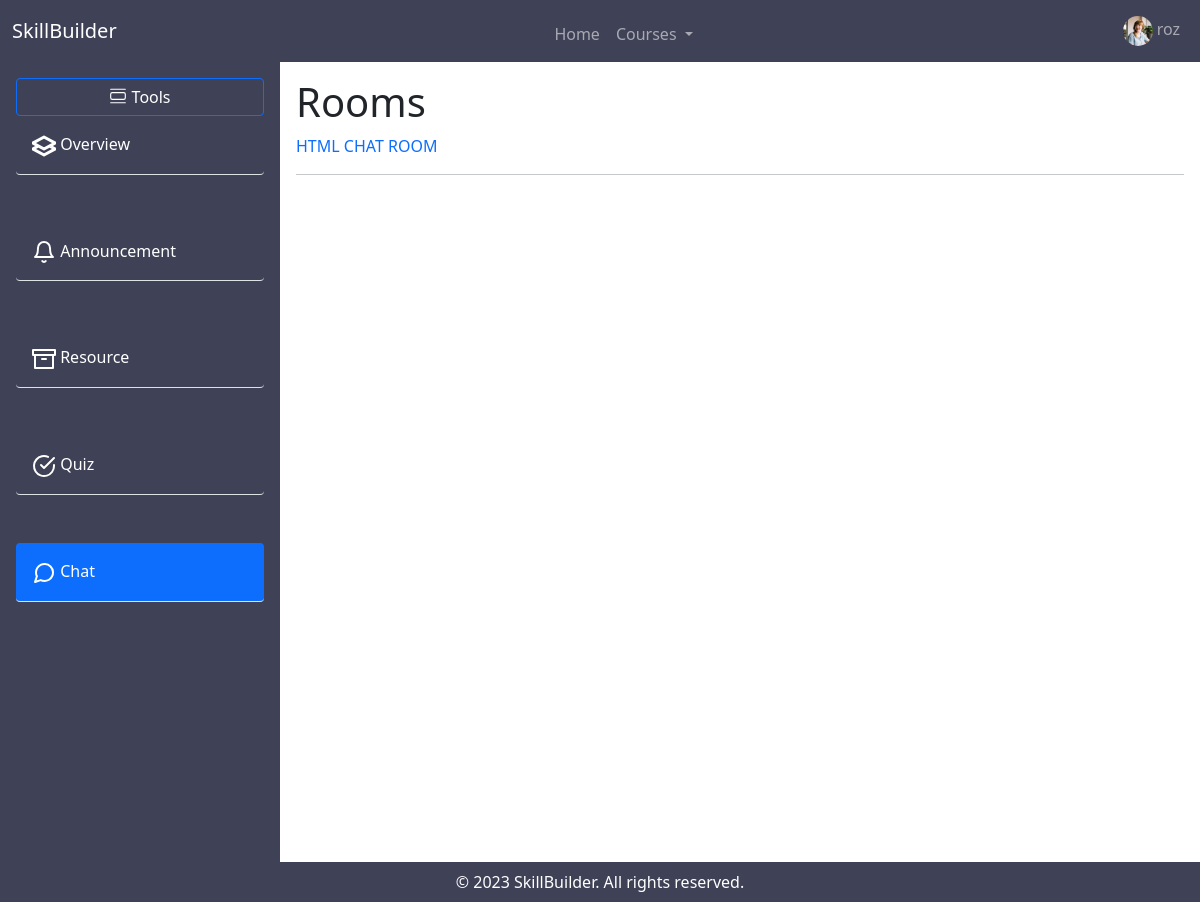
The page /course/1/chat_room (signed in) on the database as committed earlier.
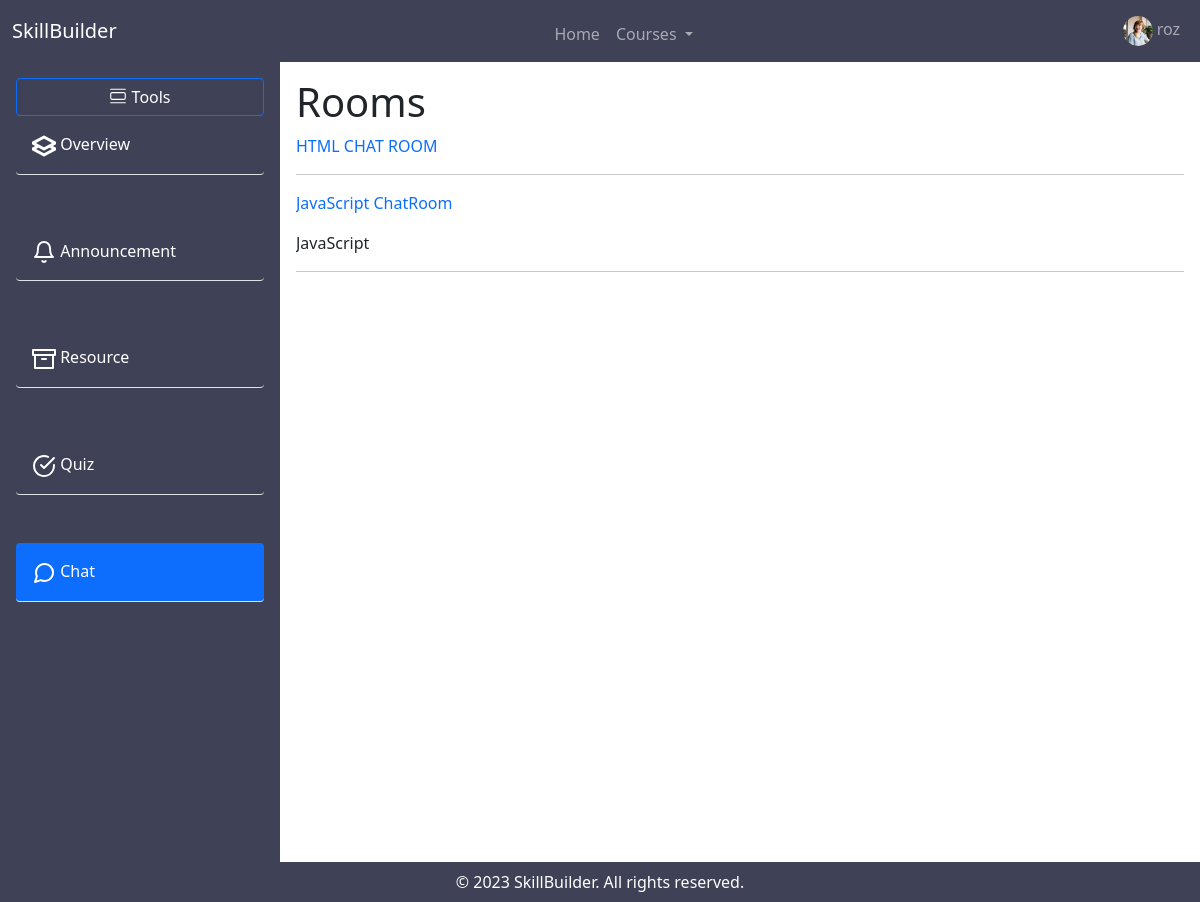
The same page on the database as committed later.
### course/models.py (models this page shows, shortened)
class Room(models.Model):
    room_topic = models.CharField(max_length=200, null=True)
    course = models.ForeignKey(Course, on_delete=models.CASCADE)
    room_description = models.TextField(null=True, blank=True)
    created  = models.DateTimeField(auto_now_add=True)
    updated = models.DateTimeField(auto_now=True)

### course/views/room_page.py (the view)
# urls.py: path('course/<str:pk>/chat_room', room_page.roomPage, name='room-page'),
def roomPage(request, pk):
    employee = request.user
    participants = Participants.objects.filter(user=employee)
    courses = [participant.course for participant in participants]
    course = Course.objects.get(id=pk)
    rooms = Room.objects.filter(course__in=courses)
    context = {
        'course': course,
        'rooms': rooms,
        'courses': courses,
    }
    return render(request, "page/room_page.html", context)

### course/models.py (called while the page is built)
    def __str__(self):
        return self.name

### course/templates/page/room_page.html
{% extends 'main.html' %} {% load static %} | {% block content %}
<div>
    <h1>Rooms</h1>
    {% if rooms %}
    {% for room in rooms %}
    <p> <a href="{% url 'chat-room' pk2=course.id pk=room.id %}">{{room.room_topic}}</a></p>
    <p>{{room.room_description}}</p>
    <hr />
    {% endfor %}
    {% else %}
    <p>No rooms are available.</p>
    {% endif %}
</div>
{% endblock %}

Rows that differ between the two databases and show on the page:
added Room: room_topic "JavaScript ChatRoom", room_description "JavaScript"
